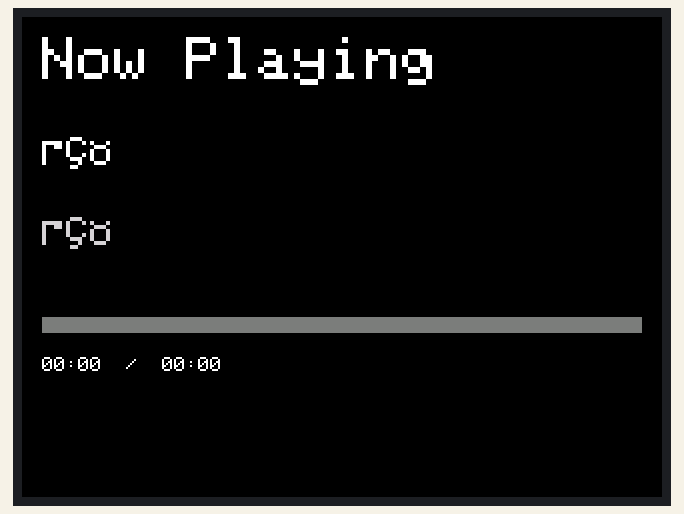
Recording of a sketch running on a simulated ESP32. On the bench: 320×240 colour display. WiFi joins after 1.5 s; servers stay silent unless stated.

Above: at 1.9 s.

The sketch:

SpotifyPlayer.ino
```cpp
#include <WiFi.h>
#include <HTTPClient.h>
#include <ArduinoJson.h>
#include <TFT_eSPI.h>

TFT_eSPI tft = TFT_eSPI();

// Wi‑Fi i serwer
const char* ssid     = "UPC1511627_24G";
const char* password = "y6jntjfejdcR";
const char* server   = "http://192.168.0.10:5000/now";

// Utwór i czasy
String title  = "—";
String artist = "—";
long progress_ms = 0;
long duration_ms = 1;

// Rysowanie UI
void drawUI(){
  tft.fillScreen(TFT_BLACK);

  // nagłówek
  tft.setTextSize(3);
  tft.setTextColor(TFT_WHITE);
  tft.setCursor(10, 10);
  tft.print("Now Playing");

  // duży tytuł utworu
  tft.setTextSize(2);
  tft.setTextColor(TFT_WHITE);
  tft.setCursor(10, 60);
  tft.print(title);

  // artysta
  tft.setTextSize(2);
  tft.setTextColor(TFT_LIGHTGREY);
  tft.setCursor(10, 100);
  tft.print(artist);

  // pasek postępu
  int barX = 10, barY = 150, barW = 300, barH = 8;
  tft.fillRect(barX, barY, barW, barH, TFT_DARKGREY);
  int filled = (int)((float)progress_ms / duration_ms * barW);
  if(filled > 0) tft.fillRect(barX, barY, filled, barH, TFT_GREEN);

  // czas miniony / całkowity
  int pSec = progress_ms / 1000;
  int dSec = duration_ms / 1000;
  int pMin = pSec / 60, pS = pSec % 60;
  int dMin = dSec / 60, dS = dSec % 60;
  tft.setTextSize(1);
  tft.setTextColor(TFT_WHITE);
  tft.setCursor(barX, barY + barH + 12);
  tft.printf("%02d:%02d  /  %02d:%02d", pMin, pS, dMin, dS);
}

void setup(){
  Serial.begin(115200);

  // WiFi
  WiFi.begin(ssid, password);
  tft.init();
  tft.setRotation(1);
  tft.fillScreen(TFT_BLACK);
  tft.setTextColor(TFT_WHITE, TFT_BLACK);
  tft.setTextSize(2);
  tft.setCursor(10,80);
  tft.print("Łączenie WiFi...");

  while(WiFi.status() != WL_CONNECTED) delay(500);

  tft.fillScreen(TFT_BLACK);
  drawUI();
}

void loop() {
  if(WiFi.status() == WL_CONNECTED){
    HTTPClient http;
    http.begin(server);
    int code = http.GET();
    if(code == 200){
      String payload = http.getString();

      DynamicJsonDocument doc(1024);
      deserializeJson(doc, payload);

      title  = doc["track"].as<String>();
      artist = doc["artist"].as<String>();
      progress_ms = doc["progress_ms"].as<long>();
      duration_ms = doc["duration_ms"].as<long>();

      drawUI();
    }
    http.end();
  }
  delay(1000);
}
```
